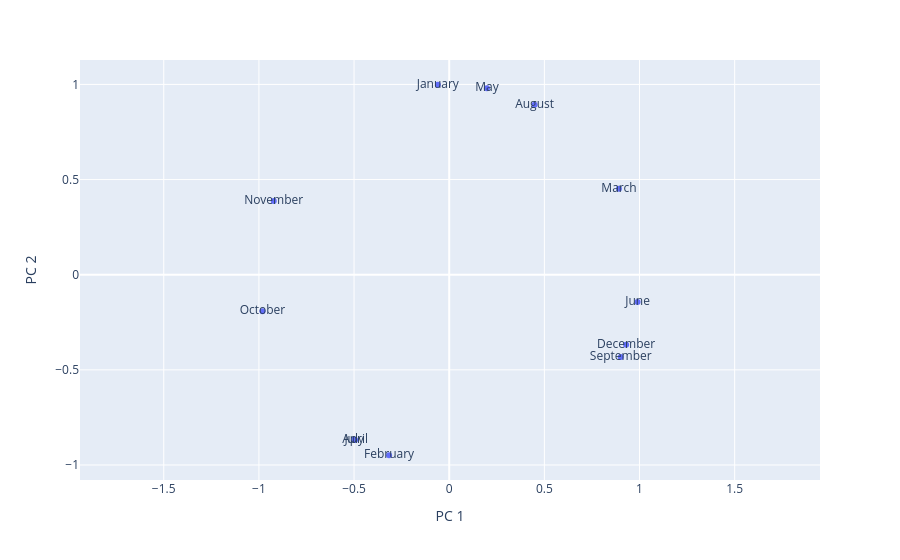

Notebook code cell kept with this figure:
### Code cell
# make 2-component pca from embeddings and draw a scatterplot
model = models_months["gemma1b"]
pca_embs, var_ratio = pca(model.embs, low_dim=2)
pca_embs /= pca_embs.norm(dim=1, keepdim=True)
# make aspect ratio square
fig = plotly.express.scatter(x=pca_embs[:, 0].cpu(), y=pca_embs[:, 1].cpu(), text=model.arange).update_xaxes(title="PC 1").update_yaxes(title="PC 2", scaleanchor="x")
fig

### Figure 1 — Plotly figure (JSON) as saved in the notebook; plotly's stock layout.template omitted (floating-point values rounded to 4 significant figures)
{"data": [{"hovertemplate": "x=%{x}<br>y=%{y}<br>text=%{text}<extra></extra>", "legendgroup": "", "marker": {"color": "#636efa", "symbol": "circle"}, "mode": "markers+text", "name": "", "orientation": "v", "showlegend": false, "text": ["January", "February", "March", "April", "May", "June", "July", "August", "September", "October", "November", "December"], "type": "scatter", "x": [-0.05991, -0.3161, 0.8919, -0.4944, 0.1981, 0.9897, -0.4991, 0.4487, 0.9015, -0.9814, -0.9221, 0.9297], "xaxis": "x", "y": [0.9982, -0.9487, 0.4522, -0.8692, 0.9802, -0.143, -0.8665, 0.8937, -0.4328, -0.1918, 0.3869, -0.3682], "yaxis": "y"}], "layout": {"legend": {"tracegroupgap": 0}, "margin": {"t": 60}, "xaxis": {"anchor": "y", "domain": [0, 1], "title": {"text": "PC 1"}}, "yaxis": {"anchor": "x", "domain": [0, 1], "scaleanchor": "x", "title": {"text": "PC 2"}}}}
